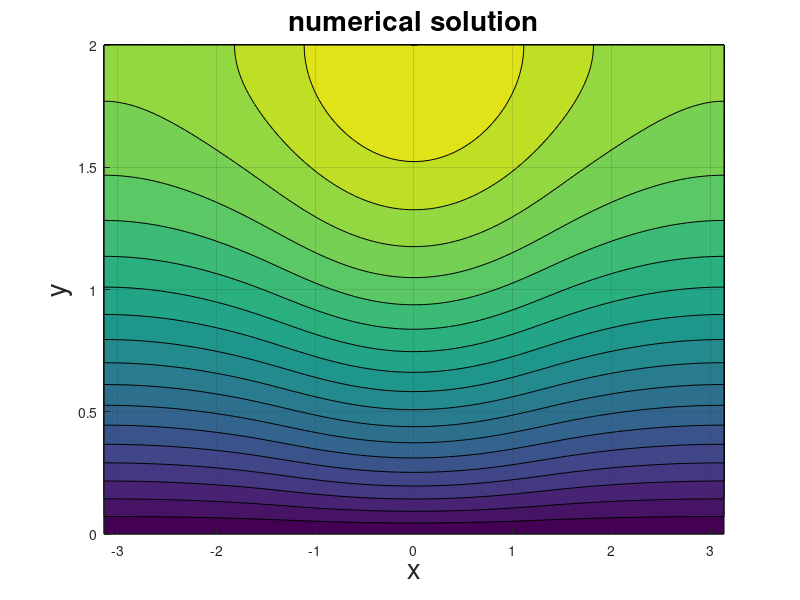

Here is the MATLAB script that generated this plot:
% Solve PDE from stationary heat distribution 

fsz = 20;

% generate meshgrid 
n = 100;
xaux = linspace(-pi,pi,n);
yaux =  linspace(0,2,n);
[x,y] = meshgrid(xaux,yaux);
nx = n-1; 
ny = n-1; 
h = 1/nx;

% generate right hand side vector b
b = zeros(n); 
b((-pi/2)<x & x<0.5*pi )=-cos(x((-pi/2)<x & x<0.5*pi ));
b(end,:) = [];
b(:,end) =[];
b = b(:);

% generate sparse matrix A 
I = speye(nx);
e = ones(nx,1);
T = spdiags([e -4*e circshift([2;e(2:end)],1)],[-1:1],nx,ny);
S = spdiags([e e e e],[-nx+1 -1 1 nx-1],nx,ny);
A = (kron(I,T) + kron(S,I))/h^2;

% Solve the linear system
u = zeros(n);
u_aux = A\b;
u(n:-1:2,1:n-1) = reshape(u_aux,ny,nx);
u(:,end)  = u(:,1); 



% plot the solution
figure(1);
clf; hold on; grid;
ma = max(max(u));
mi = min(min(u));
contourf(x,y,u,linspace(mi,ma,20));
title('numerical solution','fontsize',fsz);
xlabel('x','fontsize',fsz);
ylabel('y', 'fontsize',fsz);
